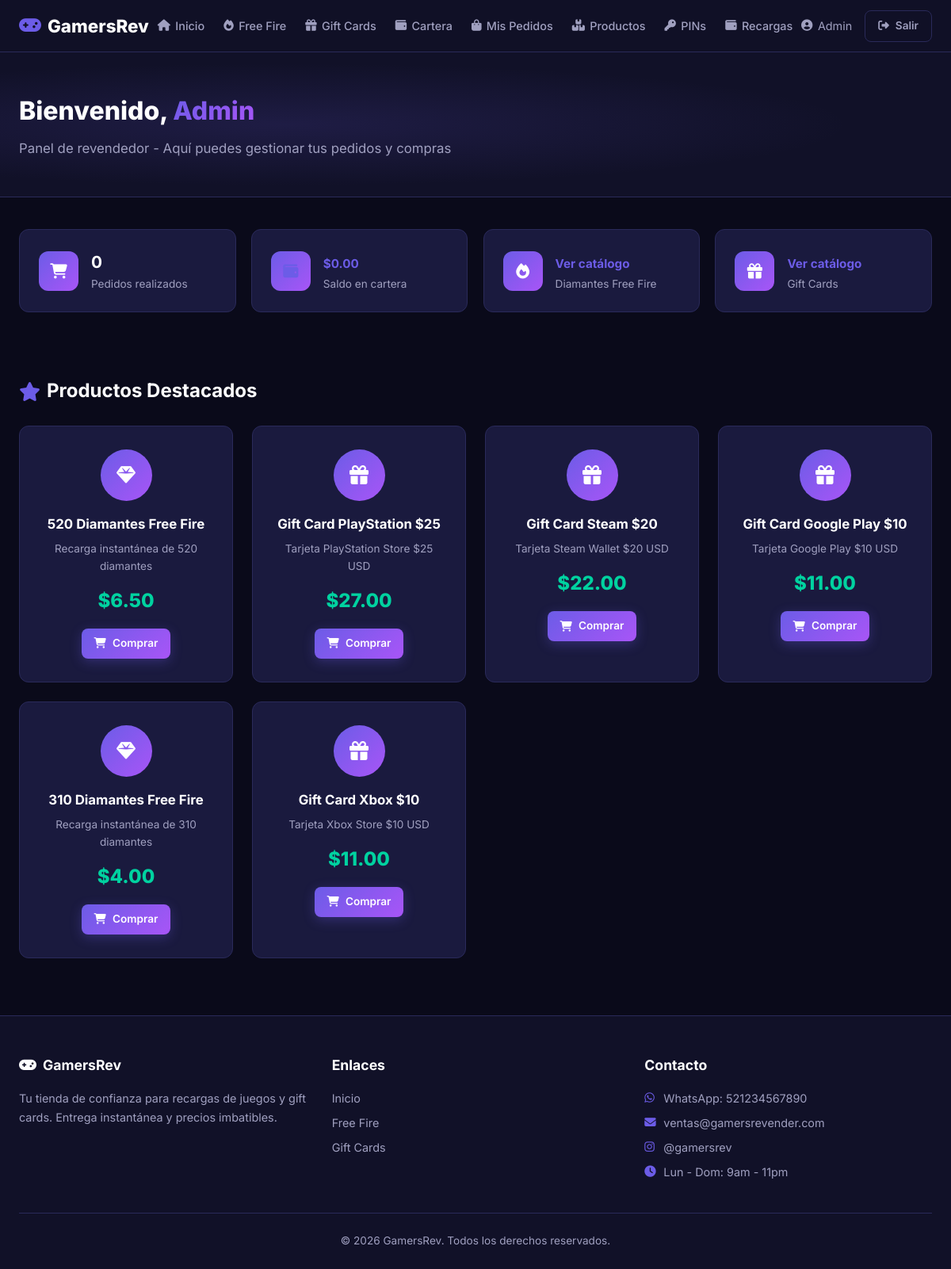
Page /dashboard.php (signed in) on the committed database.
### tables this page shows
CREATE TABLE IF NOT EXISTS productos (
    id INT AUTO_INCREMENT PRIMARY KEY,
    nombre VARCHAR(150) NOT NULL,
    descripcion TEXT,
    precio DECIMAL(10,2) NOT NULL,
    categoria ENUM('freefire', 'giftcard') NOT NULL,
    icono VARCHAR(50) DEFAULT 'fa-gem',
    activo TINYINT(1) DEFAULT 1,
    fecha_creacion DATETIME DEFAULT CURRENT_TIMESTAMP
);

### config.php (called while the page is built, shortened)
<?php
function estaLogueado() {
    return isset($_SESSION['usuario_id']);
}
function obtenerUsuarioActual() {
    return [
        'id' => $_SESSION['usuario_id'],
        'nombre' => $_SESSION['usuario_nombre'],
        'email' => $_SESSION['usuario_email'],
        'rol' => $_SESSION['usuario_rol'],
    ];
}
?>

### dashboard.php (the view, shortened to what this page needs)
<?php
require_once 'config.php';
$db = conectarDB();
$usuario = obtenerUsuarioActual();
$stmt = $db->prepare("SELECT COUNT(*) as total_pedidos, COALESCE(SUM(total), 0) as total_gastado FROM pedidos WHERE usuario_id = ?");
$stmt->execute([$usuario['id']]);
$stats = $stmt->fetch();
$stmt = $db->prepare("SELECT COALESCE(saldo, 0) as saldo FROM carteras WHERE usuario_id = ?");
$stmt->execute([$usuario['id']]);
$saldo = $stmt->fetchColumn() ?: 0;
$stmt = $db->query("SELECT * FROM productos WHERE activo = 1 ORDER BY RAND() LIMIT 6");
$productos_destacados = $stmt->fetchAll();
require_once 'includes/header.php';
?>
<section class="dashboard-hero">
    <div class="container">
        <h1>Bienvenido, <span class="text-gradient"><?php echo htmlspecialchars($usuario['nombre']); ?></span></h1>
        <p>Panel de revendedor - Aquí puedes gestionar tus pedidos y compras</p>
    </div>
</section>
<section class="section">
    <div class="container">
        <div class="stats-grid">
            <div class="stat-card">
                <div class="stat-icon"><i class="fas fa-shopping-cart"></i></div>
                <div class="stat-info">
                    <h3><?php echo $stats['total_pedidos']; ?></h3>
                    <p>Pedidos realizados</p>
                </div>
            </div>
            <div class="stat-card stat-card-wallet">
                <div class="stat-icon"><i class="fas fa-wallet"></i></div>
                <div class="stat-info">
                    <h3><a href="cartera.php" class="stat-link">$<?php echo number_format($saldo, 2); ?></a></h3>
                    <p>Saldo en cartera</p>
                </div>
            </div>
            <div class="stat-card">
                <div class="stat-icon"><i class="fas fa-fire"></i></div>
                <div class="stat-info">
                    <h3><a href="freefire.php" class="stat-link">Ver catálogo</a></h3>
                    <p>Diamantes Free Fire</p>
                </div>
            </div>
            <div class="stat-card">
                <div class="stat-icon"><i class="fas fa-gift"></i></div>
                <div class="stat-info">
                    <h3><a href="giftcards.php" class="stat-link">Ver catálogo</a></h3>
                    <p>Gift Cards</p>
                </div>
            </div>
        </div>
    </div>
</section>
<section class="section">
    <div class="container">
        <h2 class="section-title"><i class="fas fa-star"></i> Productos Destacados</h2>
        <div class="products-grid">
            <?php foreach ($productos_destacados as $prod): ?>
            <div class="product-card">
                <div class="product-icon">
                    <i class="fas <?php echo htmlspecialchars($prod['icono']); ?>"></i>
                </div>
                <h3><?php echo htmlspecialchars($prod['nombre']); ?></h3>
                <p class="product-desc"><?php echo htmlspecialchars($prod['descripcion']); ?></p>
                <div class="product-price">$<?php echo number_format($prod['precio'], 2); ?></div>
                <a href="producto.php?id=<?php echo $prod['id']; ?>" class="btn btn-primary btn-sm">
                    <i class="fas fa-shopping-cart"></i> Comprar
                </a>
            </div>
            <?php endforeach; ?>
        </div>
    </div>
</section>
<?php require_once 'includes/footer.php'; ?>

### css/styles.css (style rules this page uses)
:root { --bg-primary: #0a0a1a; --bg-secondary: #111128; --bg-card: #1a1a3e; --bg-card-hover: #222255; --text-primary: #ffffff; --text-secondary: #a0a0c0; --accent-primary: #6c5ce7; --accent-secondary: #a855f7; --accent-gradient: linear-gradient(135deg, #6c5ce7, #a855f7); --success: #00d2a0; --warning: #f0a500; --error: #ff4757; --info: #3498db; --border: #2a2a5a; --radius: 12px; --radius-sm: 8px; --shadow: 0 4px 20px rgba(0, 0, 0, 0.3); --shadow-lg: 0 8px 40px rgba(108, 92, 231, 0.2); --transition: all 0.3s ease; }
*, *::before, *::after { margin: 0; padding: 0; box-sizing: border-box; }
html { scroll-behavior: smooth; }
body { font-family: 'Inter', -apple-system, BlinkMacSystemFont, sans-serif; background-color: var(--bg-primary); color: var(--text-primary); line-height: 1.6; min-height: 100vh; }
a { text-decoration: none; color: var(--accent-primary); transition: var(--transition); }
.container { max-width: 1200px; margin: 0 auto; padding: 0 1.5rem; }
.btn { display: inline-flex; align-items: center; justify-content: center; gap: 0.5rem; padding: 0.7rem 1.5rem; border: none; border-radius: var(--radius-sm); font-size: 0.95rem; font-weight: 600; cursor: pointer; transition: var(--transition); font-family: inherit; text-decoration: none; }
.btn-primary { background: var(--accent-gradient); color: #fff; box-shadow: 0 4px 15px rgba(108, 92, 231, 0.3); }
.btn-sm { padding: 0.5rem 1rem; font-size: 0.85rem; }
.section { padding: 2.5rem 0; }
.section-title { font-size: 1.5rem; font-weight: 700; margin-bottom: 1.5rem; display: flex; align-items: center; gap: 0.5rem; }
.section-title i { color: var(--accent-primary); }
.text-gradient { background: var(--accent-gradient); -webkit-background-clip: text; -webkit-text-fill-color: transparent; background-clip: text; }
.dashboard-hero { background: var(--bg-secondary); background-image: radial-gradient(ellipse at 30% 50%, rgba(108, 92, 231, 0.15) 0%, transparent 60%); padding: 3rem 0; border-bottom: 1px solid var(--border); }
.dashboard-hero h1 { font-size: 2rem; font-weight: 800; margin-bottom: 0.5rem; }
.dashboard-hero p { color: var(--text-secondary); font-size: 1.05rem; }
.stats-grid { display: grid; grid-template-columns: repeat(auto-fit, minmax(220px, 1fr)); gap: 1.2rem; }
.stat-card { background: var(--bg-card); border: 1px solid var(--border); border-radius: var(--radius); padding: 1.5rem; display: flex; align-items: center; gap: 1rem; transition: var(--transition); }
.stat-icon { width: 50px; height: 50px; background: var(--accent-gradient); border-radius: 12px; display: flex; align-items: center; justify-content: center; font-size: 1.2rem; color: #fff; flex-shrink: 0; }
.stat-info h3 { font-size: 1.3rem; font-weight: 700; }
.stat-info p { color: var(--text-secondary); font-size: 0.85rem; }
.stat-link { color: var(--accent-primary) !important; font-size: 0.95rem !important; }
.products-grid { display: grid; grid-template-columns: repeat(auto-fill, minmax(260px, 1fr)); gap: 1.5rem; }
.product-card { background: var(--bg-card); border: 1px solid var(--border); border-radius: var(--radius); padding: 1.8rem; text-align: center; transition: var(--transition); }
.product-icon { width: 65px; height: 65px; background: var(--accent-gradient); border-radius: 50%; display: flex; align-items: center; justify-content: center; margin: 0 auto 1rem; font-size: 1.5rem; color: #fff; }
.product-card h3 { font-size: 1.05rem; font-weight: 700; margin-bottom: 0.5rem; }
.product-desc { color: var(--text-secondary); font-size: 0.85rem; margin-bottom: 0.8rem; }
.product-price { font-size: 1.5rem; font-weight: 800; color: var(--success); margin-bottom: 1rem; }
.stat-card-wallet .stat-icon { color: var(--accent-primary); }

### rows in the picture
productos: nombre "520 Diamantes Free Fire", descripcion "Recarga instantánea de 520 diamantes", precio "6.50"
productos: nombre "Gift Card PlayStation $25", descripcion "Tarjeta PlayStation Store $25 USD", precio "27.00"
productos: nombre "Gift Card Steam $20", descripcion "Tarjeta Steam Wallet $20 USD", precio "22.00"
productos: nombre "Gift Card Google Play $10", descripcion "Tarjeta Google Play $10 USD", precio "11.00"
productos: nombre "310 Diamantes Free Fire", descripcion "Recarga instantánea de 310 diamantes", precio "4.00"
productos: nombre "Gift Card Xbox $10", descripcion "Tarjeta Xbox Store $10 USD", precio "11.00"

### other values in the picture
TIENDA_NOMBRE "GamersRev"
$_SESSION['usuario_nombre'] "Admin"
$usuario['nombre'] "Admin"
$stats['total_pedidos'] "0"
$saldo "0.00"
WHATSAPP_NUMERO "521234567890"
TIENDA_EMAIL "ventas@gamersrevender.com"
TIENDA_INSTAGRAM "@gamersrev"
TIENDA_HORARIO "Lun - Dom: 9am - 11pm"
